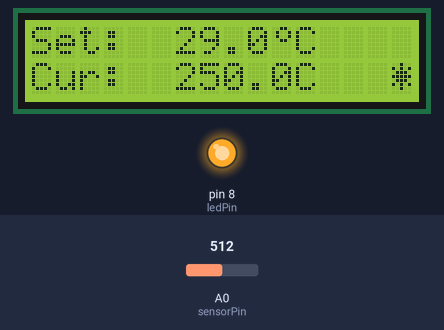
Bench run of a sketch on a simulated Arduino Uno, built with avr-gcc and run on an emulated ATmega328P. Parts: 16×2 character LCD, output pins drawn as LEDs (lit = HIGH). Inputs (shaded band) come from the test bench; at power-on: A0 (sensorPin) = 512.

Above: at 1.2 s.
1.3 s: A0 (sensorPin) set to 65
At 2.6 s:
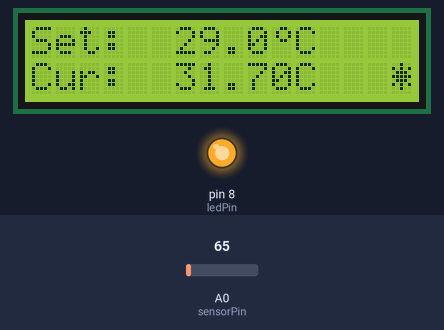
3.0 s: A0 (sensorPin) set to 54
At 3.9 s:
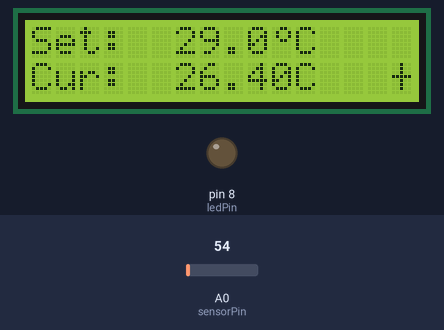
4.5 s: A0 (sensorPin) set to 0
At 5.3 s:
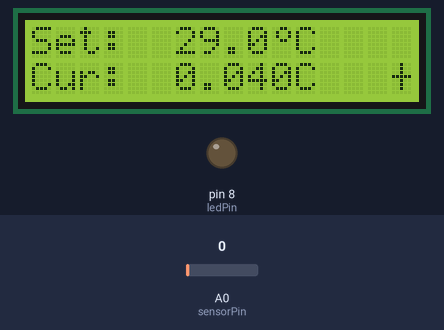
Timing chart, 0 to 7.5 s (numbered marks = the images above; inputs shaded):
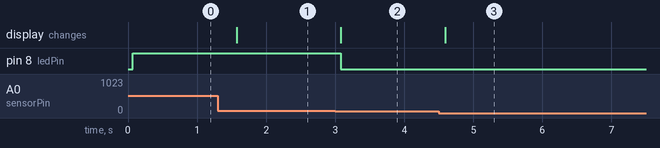

The sketch:

LCD.ino
```cpp
#include <LiquidCrystal.h>
LiquidCrystal lcd(2, 3, 4, 5, 6, 7);
int ledPin = 8;  // LED가 연결된 핀
int sensorPin = A0;  // 온도 센서가 연결된 아날로그 핀
float set = 29.0, cur;
byte degree[8]={
  B00110,
  B01001,
  B01001,
  B00110,
  B00000,
  B00000,
  B00000,
  B00000,
};

byte fan_off[8]={
  B00100,
  B00100,
  B00100,
  B11111,
  B00100,
  B00100,
  B00100,
  B00000,
};

byte fan_on[8]={
  B00100,
  B10101,
  B01110,
  B11111,
  B01110,
  B10101,
  B00100,
  B00000,
};

void setup() {
  lcd.begin(16, 2);
  lcd.createChar(0, degree);
  lcd.createChar(1, fan_off);
  lcd.createChar(2, fan_on);
  lcd.setCursor(0, 0); lcd.print("Set:");
  lcd.setCursor(10, 0); lcd.write((byte)0);
  lcd.setCursor(11, 0); lcd.print("C");
  lcd.setCursor(0, 1); lcd.print("Cur:");
  lcd.setCursor(10, 1); lcd.write((byte)0);
  lcd.setCursor(11, 1); lcd.print("C");

  pinMode(ledPin, OUTPUT); // LED 핀을 출력 모드로 설정
}

void loop() {
  cur = analogRead(sensorPin) * 0.48828125; // 아날로그 값을 온도로 변환
  lcd.setCursor(6, 0); lcd.print(set, 1);
  lcd.setCursor(6, 1); lcd.print(cur, 1);
  lcd.setCursor(15,1);

  if (cur > set) {
    lcd.write(2);
    digitalWrite(ledPin, HIGH); // LED 켜기
  }
  else {
    lcd.write(1);
    digitalWrite(ledPin, LOW); // LED 끄기
  }

  delay(500);
}
```

Measured:
- the behaviour switches between 60 and 59 on A0 (sensorPin) (found by bisection; images 1 and 2)
- after the input at 1.3 s, the display: changes after 0.28 s (image 1)
- after the input at 3.0 s, pin 8 (ledPin): HIGH → LOW after 0.08 s; the display: changes after 0.08 s (image 2)
- after the input at 4.5 s, the display: changes after 0.09 s (image 3)
